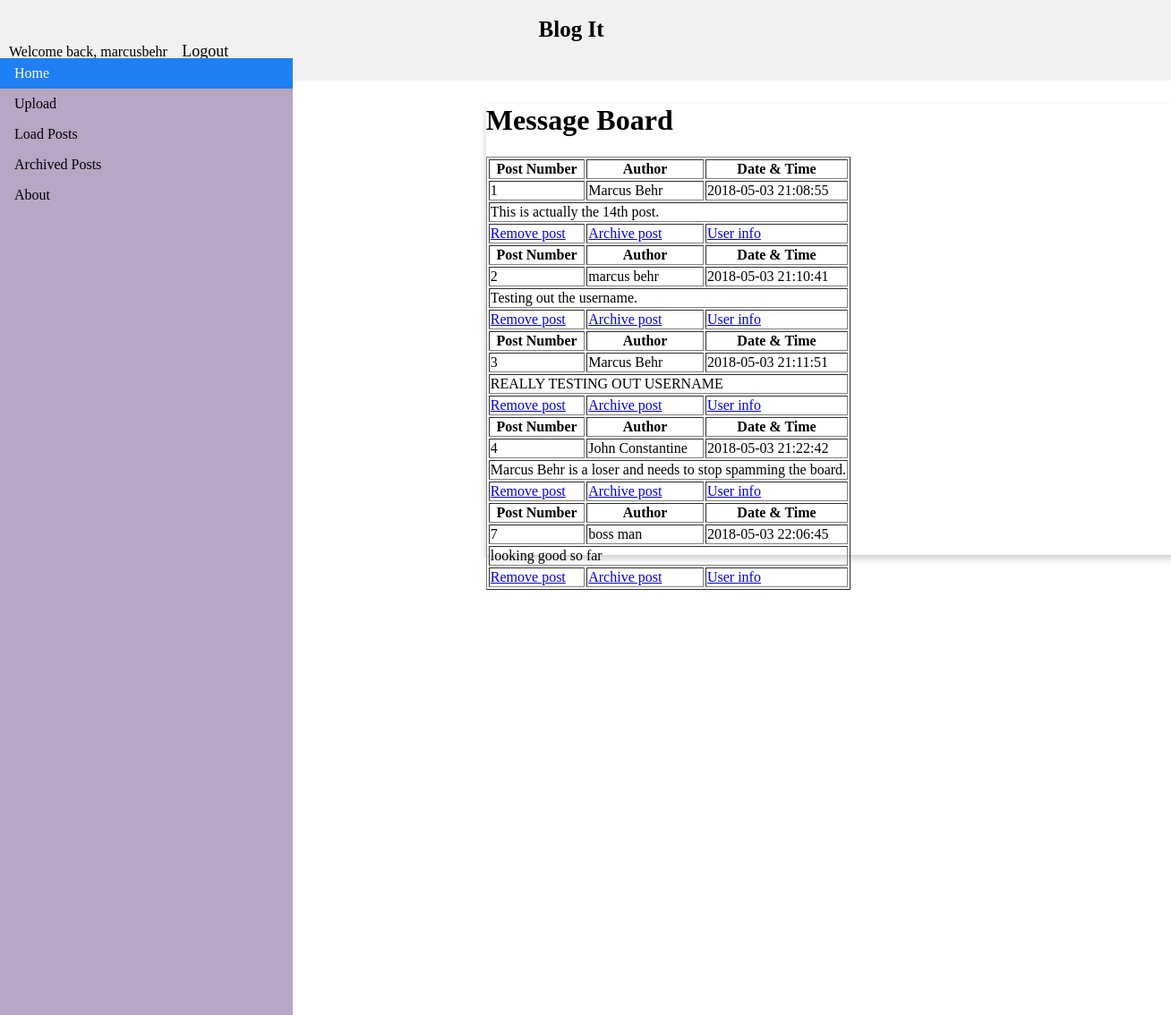
The page /LoadPosts.php (signed in) on the database its author committed.
### tables this page shows
CREATE TABLE `posts` (
  `id` int(6) unsigned NOT NULL AUTO_INCREMENT,
  `author` varchar(30) DEFAULT NULL,
  `blogposts` varchar(255) DEFAULT NULL,
  `title` varchar(30) DEFAULT NULL,
  `reg_date` timestamp NOT NULL DEFAULT CURRENT_TIMESTAMP ON UPDATE CURRENT_TIMESTAMP,
  `username` varchar(30) DEFAULT NULL,
  PRIMARY KEY (`id`)
);

### LoadPosts.php (the view, shortened to what this page needs)
<?php
include 'DBHELPER.PHP';
include 'nav.php';
?>
<html>
<head>
<link rel="stylesheet" href="style.css">
</head>
<body>
  <div class="header">
    <a href="#default" class="logo">Blog It </a>
        <?php
    if (!isset($_SESSION['user'])){
        echo "Welcome, you are not logged in!" .
            "<a href='login.php'>Login</a><a href='signup.php'>Sign up</a>";
    }
    else if (isset($_SESSION['user']) && !empty($_SESSION['user'])){
        $user = $_SESSION['user'];
        echo "Welcome back, " . $user . "<a href='logout.php'> Logout</a>";
    }
    ?>
  </div>
<ul>
  <li><a class="active" href="index.php">Home</a></li>
  <li><a href="UploadPage.php">Upload</a></li>
  <li><a href="LoadPosts.php">Load Posts</a></li>
  <li><a href="archivedPost.php">Archived Posts</a></li>
  <li><a href="#about">About</a></li>
</ul>
<div style="margin-left:25%;height:1000px;">
  <div class="card">
    <div >
<?php
$posts = mysqli_query($link, "SELECT * FROM posts");
echo "<h1>Message Board</h1>";
echo "<table border = '1'>";
if (isset($_SESSION['user'])){
    while ($row = mysqli_fetch_array($posts)){
    echo "<tr>
<th>Post Number</th>
<th>Author</th>
<th>Date & Time</th>
</tr>";
    echo "<tr><td>". $row['id'] . "</td>" .
        "<td>" . $row['author'] . "</td>" .
        "<td>" . $row['reg_date'] . "</td></tr>" .
        "<tr><td colspan='3'>" . $row['blogposts'] . "</td></tr>";
    echo "<tr><td><a href='removepost.php?id=" . $row['id'] . "'>Remove post</a></td>
<td><a href='archivepost.php?id=" . $row['id'] . "'>Archive post</a></td><td><a href='userinfo.php?id=" . $row['username'] .  "'>User info</a></td></tr>";
}
}
else{
    while ($row = mysqli_fetch_array($posts)){
        echo "<tr>
<th>Post Number</th>
<th>Author</th>
<th>Date & Time</th>
</tr>";
        echo "<tr><td>". $row['id'] . "</td>" .
            "<td>" . $row['author'] . "</td>" .
            "<td>" . $row['reg_date'] . "</td></tr>" .
            "<tr><td colspan='3'>" . $row['blogposts'] . "</td></tr>";
        echo "<tr><td colspan='3'><a href='login.php'>Login</a> to remove posts, archive posts, and get user Info</td></tr>";
    }}
echo "</table>";
?>
    </div>
  </div>
</div>
</body>
</html>
</body>
</html> -->

### style.css (style rules this page uses)
body { margin: 0; }
a { margin: auto; }
ul { list-style-type: none; margin: 0; margin-top: auto; padding: 0; width: 25%; background-color: #b8a6c4; position: fixed; height: 100%; overflow: auto; top: 65; }
li a { display: block; color: #000; padding: 8px 16px; text-decoration: none; }
li a.active { background-color: #1f7ff4; color: white; }
.header { position: fixed; top: 0; left: 0; right: 0; overflow: hidden; background-color: #f1f1f1; padding: 20px 10px; }
.header a { color: black; text-align: center; padding: 12px; text-decoration: none; font-size: 18px; line-height: 25px; border-radius: 4px; margin: auto; }
.header a.logo { font-size: 25px; font-weight: bold; margin:50%; margin-left: 45% }
.card { margin-left: 22%; margin-top: 10%; margin-bottom: 10%; box-shadow: 0 4px 8px 0 rgba(0,0,0,0.2); transition: 0.3s; width: 50em; height: 31.5em; }

### rows shown on the page
posts: id "1", author "Marcus Behr", reg_date "2018-05-03 21:08:55", blogposts "This is actually the 14th post."
posts: id "2", author "marcus behr", reg_date "2018-05-03 21:10:41", blogposts "Testing out the username."
posts: id "3", author "Marcus Behr", reg_date "2018-05-03 21:11:51", blogposts "REALLY TESTING OUT USERNAME"
posts: id "4", author "John Constantine", reg_date "2018-05-03 21:22:42", blogposts "Marcus Behr is a loser and needs to stop spamming the board."
posts: id "7", author "boss man", reg_date "2018-05-03 22:06:45", blogposts "looking good so far"

### other values the page prints
$user "marcusbehr"
